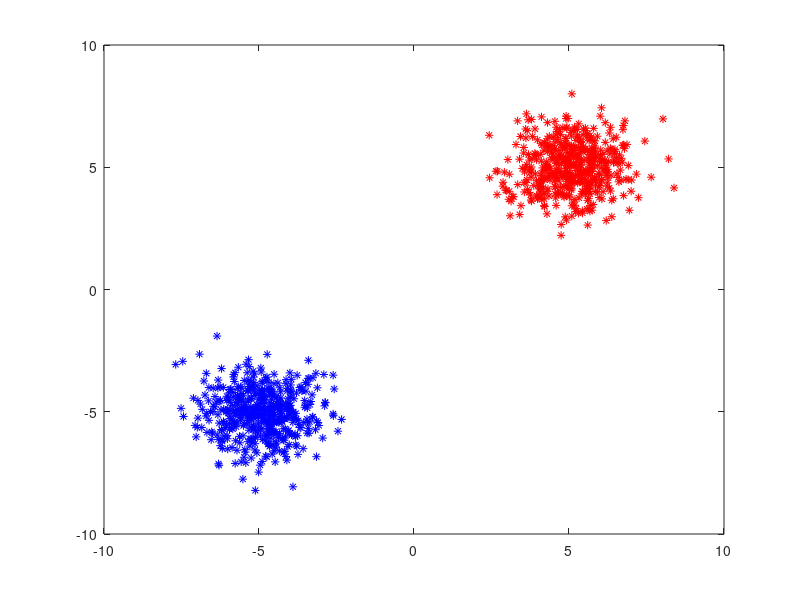

The MATLAB source for this figure:
close all 
clear all
clc

load('2D_data_hsvm.mat');
pos_samples=[];
neg_samples=[];

for i=1:size(samples,1)
    if (y(i) == 1)
            pos_samples = [pos_samples;samples(i,:)];
    else
            neg_samples = [neg_samples;samples(i,:)];
    end
end

plot(pos_samples(:,1),pos_samples(:,2),'r*');
hold on
plot(neg_samples(:,1),neg_samples(:,2),'b*');
